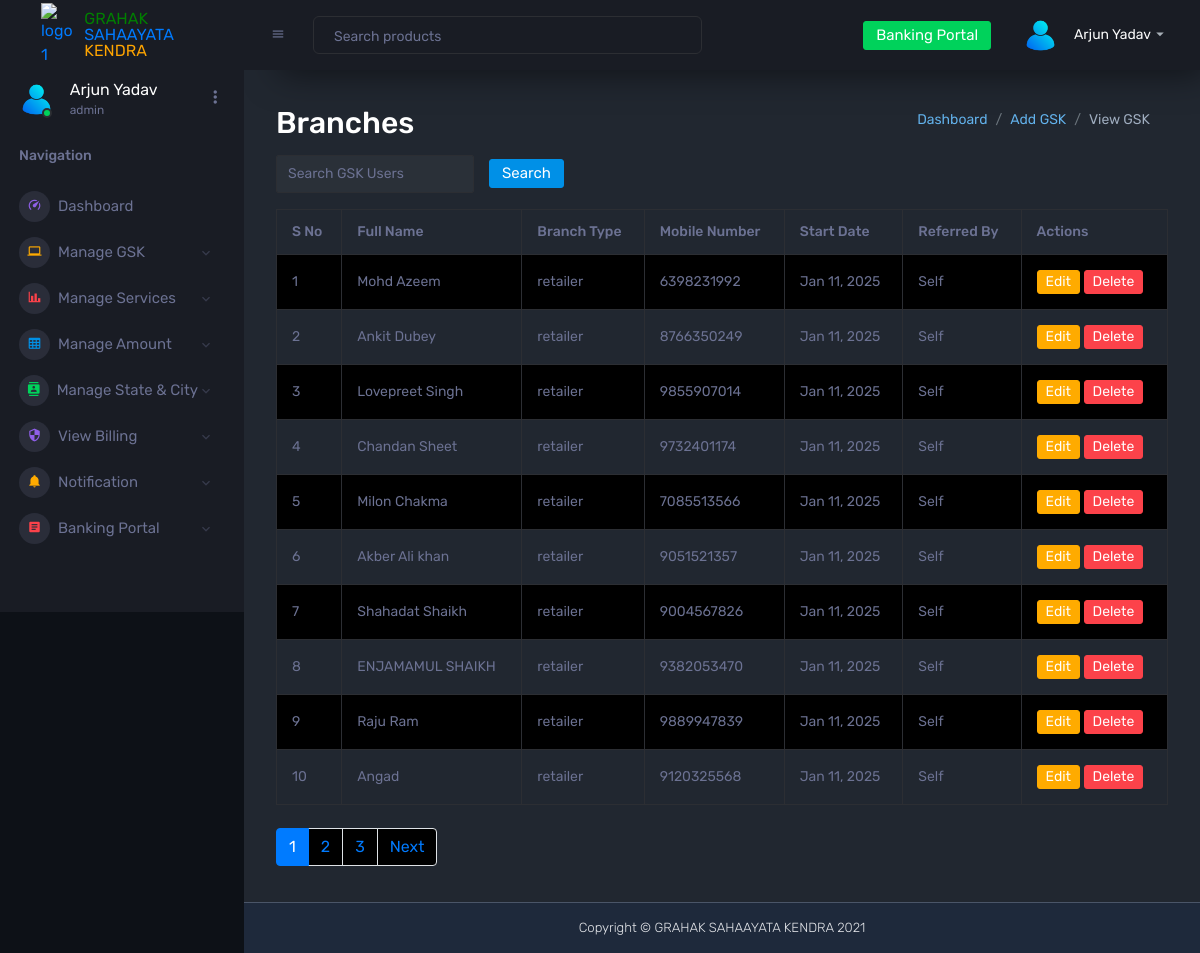
The page /dashboard/view-gsk/ (signed in) on the database its author committed.
### dashboard/models.py (models this page shows, shortened)
class CustomUser(AbstractUser):
    email = models.EmailField(unique=True, null=False, blank=False)
    is_retailer = models.BooleanField(default=False)
    username = models.CharField(
        max_length=150, unique=True, null=True, blank=True, editable=False
    )  # Automatically generated
    branch_id = models.CharField(max_length=50, unique=True, null=True, blank=False)
    plain_text_password = models.CharField(max_length=128, null=True, blank=True)  # For storing plain text password
    profile_photo = models.ImageField(upload_to='profile_photos/', null=True, blank=True)
    mobile_number = models.CharField(max_length=15, null=True, blank=True)
    pin = models.CharField(max_length=4, blank=True, null=True, verbose_name="Security PIN")
    full_name = models.CharField(max_length=255, blank=False, null=False)
    address = models.TextField(null=True, blank=True)
    state = models.CharField(max_length=100, null=True, blank=True)
    city = models.CharField(max_length=100, null=True, blank=True)
    postcode = models.CharField(max_length=20, null=True, blank=True)
    dob = models.DateField(null=True, blank=True)
    start_date = models.DateField(null=True, blank=True)
    created_at = models.DateTimeField(auto_now_add=True)  # Automatically set at creation time
    plain_password = models.CharField(max_length=128, null=True, blank=True)  # Add this field
    gender = models.CharField(
        max_length=10, choices=[("Male", "Male"), ("Female", "Female")], null=True, blank=True
    )
    role = models.CharField(
        max_length=50,
        choices=[
            ("admin", "Admin"),
            ("retailer", "Retailer"),
            ("distributor", "Distributor"),
            ("master_distributor", "Master Distributor"),
        ],
        null=True,
        blank=False,
        default='retailer'  # Default role
    )
    referred_by = models.ForeignKey(
        "self", on_delete=models.SET_NULL, null=True, blank=True, related_name="referrals"
    )
    wallet_balance = models.DecimalField(max_digits=10, decimal_places=2, default=0.00)
    USERNAME_FIELD = "email"
    REQUIRED_FIELDS = ['username']
    def __str__(self):
        return self.email

### dashboard/views/admin_views.py (the view)
# urls.py: path('view-gsk/', view_gsk, name='view_gsk'),
@login_required
@role_required(['admin'])
def view_gsk(request):
    search_query = request.GET.get('search', '')
    gsk_list = CustomUser.objects.filter(role__in=['retailer', 'distributor', 'master_distributor']).order_by('-created_at')
    if search_query:
        gsk_list = gsk_list.filter(
            Q(username__icontains=search_query) |
            Q(branch_id__icontains=search_query) |
            Q(email__icontains=search_query)
        )
    gsk_list = gsk_list.order_by('-created_at')  # Order by start_date or created_at
    paginator = Paginator(gsk_list, 10)  # Paginate results (10 per page)
    page_number = request.GET.get('page')
    page_obj = paginator.get_page(page_number)
    serial_start = (page_obj.number - 1) * paginator.per_page
    print("GSK List:", gsk_list)
    context = {
        'gsk_list': page_obj,
        'search_query': search_query,
        'page_obj': page_obj,
        'serial_start': serial_start,
    }
    return render(request, 'admin_dashboard/view_gsk.html', context)

### dashboard/utils.py (called while the page is built)
def role_required(allowed_roles):
    def decorator(view_func):
        @wraps(view_func)
        def wrapper(request, *args, **kwargs):
            if not request.user.is_authenticated:
                logger.info("User is not authenticated. Redirecting to login.")
                return redirect('login')
            if request.user.role not in allowed_roles:
                logger.warning(f"Unauthorized access attempt by user: {request.user.username}, Role: {request.user.role}")
                return redirect('not_authorized')
            logger.info(f"Access granted for user: {request.user.username}, Role: {request.user.role}")
            return view_func(request, *args, **kwargs)
        return wrapper
    return decorator

### dashboard/templates/admin_dashboard/view_gsk.html (shortened to what this page needs)
{% extends 'base.html' %}
{% load static %}
{% block content %}
<div class="container mt-7">
    <div class="d-flex justify-content-between align-items-center">
        <h2 class="card-titles mb-2">Branches</h2>
        <nav aria-label="breadcrumb">
            <ol class="breadcrumb">
                <li class="breadcrumb-item"><a href="{% url 'admin_dashboard' %}">Dashboard</a></li>
                <li class="breadcrumb-item"><a href="{% url 'add_gsk' %}">Add GSK</a></li>
                <li class="breadcrumb-item active" aria-current="page">View GSK</li>
            </ol>
        </nav>
    </div>
    <form method="get" class="form-inline mb-3">
        <input type="text" name="search" value="{{ search_query }}" class="form-control" placeholder="Search GSK Users">
        <button type="submit" class="btn btn-primary">Search</button>
    </form>
    <div class="table-responsive">
        <table class="table table-striped table-bordered">
            <thead>
                <tr>
                    <th>S No</th>
                    <th>Full Name</th>
                    <th>Branch Type</th>
                    <th>Mobile Number</th>
                    <th>Start Date</th>
                    <th>Referred By</th>
                    <th>Actions</th>
                </tr>
            </thead>
            <tbody>
                {% for gsk in gsk_list %}
                <tr>
                    <td>{{ serial_start|add:forloop.counter }}</td>
                    <td>{{ gsk.full_name }} </td>
                    <td>{{ gsk.role }}</td>
                    <td>{{ gsk.mobile_number }} </td>
                    <td>{{ gsk.created_at|date:"M d, Y" }}</td>
                    <td>
                        {% if gsk.referred_by %}
                            {{ gsk.referred_by.username }}
                        {% else %}
                            Self
                        {% endif %}
                    </td>
                    <td>
                        <a href="{% url 'edit_gsk' gsk.id %}" class="btn btn-warning btn-sm">Edit</a>
                        <a href="{% url 'delete_gsk' gsk.id %}" class="btn btn-danger btn-sm" onclick="return confirm('Are you sure you want to delete this GSK?');">Delete</a>
                    </td>
                </tr>
                {% empty %}
                <tr>
                    <td colspan="8">No GSK records found.</td>
                </tr>
                {% endfor %}
            </tbody>
        </table>
    </div>
    <nav>
        <ul class="pagination">
            <li class="page-item {% if gsk_list.number == 1 %}active{% endif %}">
                <a class="page-link" href="?page=1">1</a>
            </li>
            {% for page_num in gsk_list.paginator.page_range %}
                {% if page_num >= gsk_list.number|add:-1 and page_num <= gsk_list.number|add:1 and page_num != 1 and page_num != gsk_list.paginator.num_pages %}
                <li class="page-item {% if page_num == gsk_list.number %}active{% endif %}">
                    <a class="page-link" href="?page={{ page_num }}">{{ page_num }}</a>
                </li>
                {% endif %}
            {% endfor %}
            {% if gsk_list.paginator.num_pages > 1 %}
            <li class="page-item {% if gsk_list.number == gsk_list.paginator.num_pages %}active{% endif %}">
                <a class="page-link" href="?page={{ gsk_list.paginator.num_pages }}">{{ gsk_list.paginator.num_pages }}</a>
            </li>
            {% endif %}
            {% if gsk_list.has_next %}
            <li class="page-item">
                <a class="page-link" href="?page={{ gsk_list.next_page_number }}">Next</a>
            </li>
            {% endif %}
        </ul>
    </nav>
</div>
{% endblock %}

### dashboard/templates/dashboard/sidebar.html (shortened to what this page needs)
{% load static %}
<nav class="sidebar sidebar-offcanvas" id="sidebar">
    <div class="sidebar-brand-wrapper d-none d-lg-flex align-items-center justify-content-center fixed-top">
      <a href="#" class="logo d-flex align-items-center">
        <img src="{% static 'assets/images/Sahaayata-pay-logo.png'%}" alt="logo-1" width="20%">
        <span class="d-none d-lg-block"><span style="color:green;">GRAHAK</span> <br/>SAHAAYATA <br/><span style="color:orange;">KENDRA</span></span>
      </a>
    </div>
    {% if user.role == 'admin' %}
    <ul class="nav">
      <li class="nav-item profile">
        <div class="profile-desc">
          <div class="profile-pic">
            <div class="count-indicator">
              <img class="img-xs rounded-circle " src="{% static 'assets/images/faces/9815472.png'%}" alt=" IMAGE-6">
              <span class="count bg-success"></span>
            </div>
            <div class="profile-name">
              <h5 class="mb-0 font-weight-normal">{{ user.full_name }}</h5>
              <span>{{ user.role|default:"User" }}</span>
            </div>
          </div>
          <a href="#" id="profile-dropdown" data-toggle="dropdown"><i class="mdi mdi-dots-vertical"></i>
        </div>
      </li>
      <li class="nav-item nav-category">
        <span class="nav-link">Navigation</span>
      </li>
      <li class="nav-item menu-items">
        <a class="nav-link" href="{% url 'admin_dashboard' %}">
          <span class="menu-icon">
            <i class="mdi mdi-speedometer"></i>
          </span>
          <span class="menu-title">Dashboard</span>
        </a>
      </li>
      <li class="nav-item menu-items">
        <a class="nav-link" data-toggle="collapse" href="#ui-basic" aria-expanded="false" aria-controls="ui-basic">
          <span class="menu-icon">
            <i class="mdi mdi-laptop"></i>
          </span>
          <span class="menu-title">Manage GSK</span>
          <i class="menu-arrow"></i>
        </a>
      </li>
      <li class="nav-item menu-items">
        <a class="nav-link" data-toggle="collapse" href="#ui-servi" aria-expanded="false" aria-controls="ui-servi">
          <span class="menu-icon">
            <i class="mdi mdi-chart-bar"></i>
          </span>
          <span class="menu-title">Manage Services</span>
          <i class="menu-arrow"></i>
        </a>
      </li>
      <li class="nav-item menu-items">
        <a class="nav-link" data-toggle="collapse" href="#ui-amoun" aria-expanded="false" aria-controls="ui-amoun">
          <span class="menu-icon">
            <i class="mdi mdi-table-large"></i>
          </span>
          <span class="menu-title">Manage Amount</span>
          <i class="menu-arrow"></i>
        </a>
      </li>
      <li class="nav-item menu-items">
        <a class="nav-link" data-toggle="collapse" href="#ui-city" aria-expanded="false" aria-controls="ui-city">
          <span class="menu-icon">
            <i class="mdi mdi-contacts"></i>
          </span>
          <span class="menu-title">Manage State & City</span>
          <i class="menu-arrow"></i>
        </a>
      </li>
      <li class="nav-item menu-items">
        <a class="nav-link" data-toggle="collapse" href="#auth" aria-expanded="false" aria-controls="auth">
          <span class="menu-icon">
            <i class="mdi mdi-security"></i>
          </span>
          <span class="menu-title">View Billing</span>
          <i class="menu-arrow"></i>
        </a>
      </li>
      <li class="nav-item menu-items">
        <a class="nav-link" href="#noti"  data-toggle="collapse" aria-expanded="false" aria-controls="noti">
          <span class="menu-icon">
            <i class="mdi mdi-bell"></i>
          </span>
          <span class="menu-title">Notification</span>
          <i class="menu-arrow"></i>
        </a>
      </li>
      <li class="nav-item menu-items">
        <a class="nav-link" data-toggle="collapse" href="#ui-kit" aria-expanded="false" aria-controls="ui-kit">
          <span class="menu-icon">
            <i class="mdi mdi-file-document-box"></i>
          </span>
          <span class="menu-title">Banking Portal</span>
          <i class="menu-arrow"></i>
        </a>
  {% endif %}
</ul>
</nav>

### dashboard/templates/dashboard/header.html (shortened to what this page needs)
{% load static %}
<nav class="navbar p-0 fixed-top d-flex flex-row">
  <div class="navbar-menu-wrapper flex-grow d-flex align-items-stretch">
    <button class="navbar-toggler navbar-toggler align-self-center" type="button" data-toggle="minimize">
      <span class="mdi mdi-menu"></span>
    </button>
    <ul class="navbar-nav w-100">
      <li class="nav-item w-100">
        <form class="nav-link mt-2 mt-md-0 d-none d-lg-flex search">
          <input type="text" class="form-control" placeholder="Search products">
        </form>
      </li>
    </ul>
    <ul class="navbar-nav navbar-nav-right">
      <li class="nav-item d-lg-block">
        <a class="nav-link btn btn-success create-new-button"  href="{% url 'banking_portal_request' %}">Banking Portal</a>
      </li>
      <li class="nav-item dropdown">
        <a class="nav-link" id="profileDropdown" href="#" data-toggle="dropdown">
          <div class="navbar-profile">
            <img class="img-xs rounded-circle" src="{% static 'assets/images/faces/9815472.png'%}" alt="">
            <p class="mb-0 d-none d-sm-block navbar-profile-name">{{ user.full_name }}</p>
            <i class="mdi mdi-menu-down d-none d-sm-block"></i>
          </div>
        </a>
      </li>
    </ul>
  </div>
</nav>

### dashboard/templates/dashboard/sidebar.html (style rules this page uses)
a.logo.d-flex.align-items-center { text-decoration: none; }

### dashboard/templates/admin_dashboard/view_gsk.html (style rules this page uses)
.breadcrumb-item a { color: #63b3ed; text-decoration: none; }
.breadcrumb-item.active { color: #a0aec0; }
.mt-7, .my-5 { margin-top: 5rem !important; }
button.btn.btn-primary { margin-left: 15px; }
ul.pagination { margin-top: 23px; }

### rows shown on the page
CustomUser: full_name "Arjun Yadav", role "admin"
CustomUser: is_active "1", full_name "Mohd Azeem", role "retailer", mobile_number "6398231992", created_at "Jan 11, 2025", shows "Self"
CustomUser: counter "2", full_name "Ankit Dubey", role "retailer", mobile_number "8766350249", created_at "Jan 11, 2025", shows "Self"
CustomUser: counter "3", full_name "Lovepreet Singh", role "retailer", mobile_number "9855907014", created_at "Jan 11, 2025", shows "Self"
CustomUser: counter "4", full_name "Chandan Sheet", role "retailer", mobile_number "9732401174", created_at "Jan 11, 2025", shows "Self"
CustomUser: counter "5", full_name "Milon Chakma", role "retailer", mobile_number "7085513566", created_at "Jan 11, 2025", shows "Self"
CustomUser: counter "6", full_name "Akber Ali khan", role "retailer", mobile_number "9051521357", created_at "Jan 11, 2025", shows "Self"
CustomUser: counter "7", full_name "Shahadat Shaikh", role "retailer", mobile_number "9004567826", created_at "Jan 11, 2025", shows "Self"
CustomUser: counter "8", full_name "ENJAMAMUL SHAIKH", role "retailer", mobile_number "9382053470", created_at "Jan 11, 2025", shows "Self"
CustomUser: counter "9", full_name "Raju Ram", role "retailer", mobile_number "9889947839", created_at "Jan 11, 2025", shows "Self"
CustomUser: counter "10", full_name "Angad", role "retailer", mobile_number "9120325568", created_at "Jan 11, 2025", shows "Self"

### other values the page prints
{{ page_num }} "2"
{{ gsk_list.paginator.num_pages }} "3"
